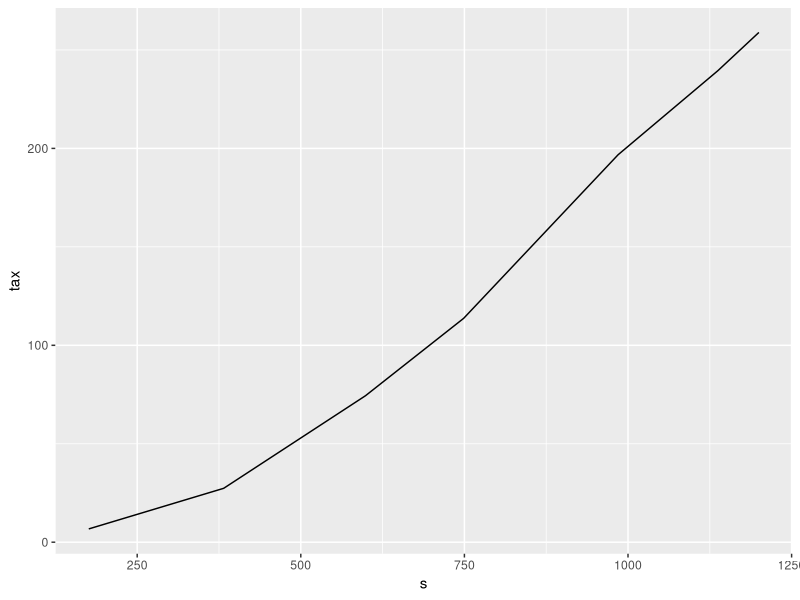
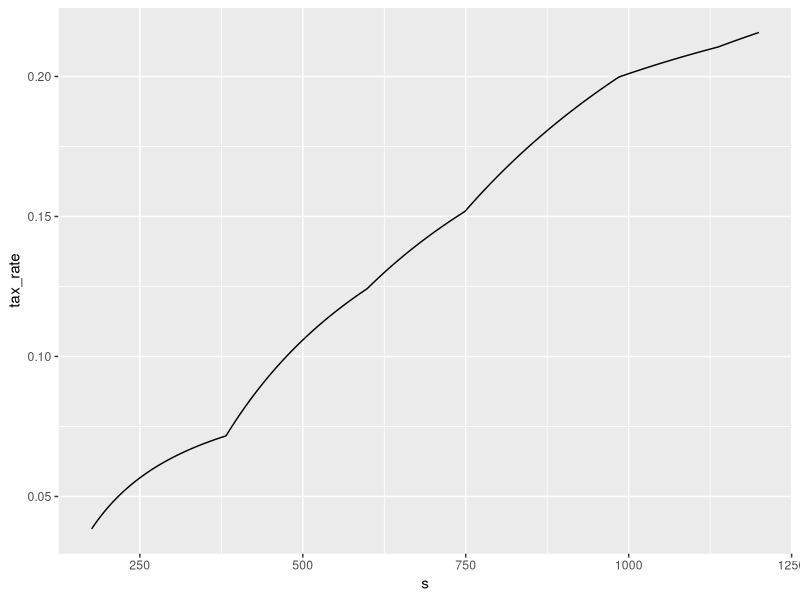

The R source for these figures, in order: (Note: this script raises an error after producing the figures.)
library(ggplot2)
library(plyr)
library(dplyr)

get.syotokuzei<-function(x){
  x<-x*10000
  tax<-0
  tax<-as.numeric(x>=1000)*as.numeric(x<1950000)*(x*0.05)
  tax<-tax+as.numeric(x>=1950000)*as.numeric(x<3300000)*(x*0.1-97500)
  tax<-tax+as.numeric(x>=3300000)*as.numeric(x<6950000)*(x*0.2-427500)
  tax<-tax+as.numeric(x>=6950000)*as.numeric(x<9000000)*(x*0.23-636000)
  tax<-tax+as.numeric(x>=9000000)*as.numeric(x<18000000)*(x*0.33-1536000)
  tax<-tax+as.numeric(x>=18000000)*(x*0.4-2796000)
  return(tax/10000)
}

get.kokuho<-function(x){
  x<-x*10000
  kokuho<-51200+15300
  kokuho<-kokuho+as.numeric(x>=330000)*as.numeric((x-330000)*0.1<810000)*(x-330000)*0.1
  kokuho<-kokuho+as.numeric(x>=330000)*as.numeric((x-330000)*0.1>=810000)*810000
  return(kokuho/10000)
}

total.tax.kokuho<-function(tax_df,syotoku,gensen_bunri,sinkoku_bunri){
  kokuho_kijyun<-tax_df[syotoku,]$s+sinkoku_bunri
  total_tax<-tax_df[syotoku,]$s*tax_df[syotoku,]$ttl_tax_rate+
    sinkoku_bunri*0.2015+
    tax_df[kokuho_kijyun,]$s*tax_df[kokuho_kijyun,]$kokuho_rate+
    gensen_bunri*0.2015
  total_tax
  
}

total.tax.kenpo<-function(tax_df,syotoku,gensen_bunri,sinkoku_bunri,kenpo,kosenenkin){
  total_tax<-tax_df[syotoku,]$s*tax_df[syotoku,]$ttl_tax_rate+
    sinkoku_bunri*0.2015+
    gensen_bunri*0.2015+
    kenpo+
    kosenenkin
  
  total_tax
  
}

get.aoiro_kojo<-function(){
  aoiro_kiso_kojo<-690000
  aioro_keihi<-(53500+2500+750+4000)*12
  aoiro_kojo<-aoiro_kiso_kojo+aioro_keihi
  aoiro_kojo
}

get.zei_kojo<-function(kokuho){
  kiso_kojo<-380000
  kojin_401k<-680000
  tyusyo_kyosai<-840000
  syakaihoken<-kokuho+179160
  seimeihoken<-50000
  zei_kojo<-get.aoiro_kojo()+kiso_kojo+kojin_401k+
    tyusyo_kyosai+syakaihoken+seimeihoken
  zei_kojo
}

get.jyumin_zei<-function(syotoku,kojo){
  jyumin_zei<-as.numeric(syotoku>=kojo)*(syotoku-kojo)*0.08
  jyumin_zei
}

aoiro.total.zei<-function(syotoku){
  syotoku<-syotoku*10000
  
  kokuho<-get.kokuho((syotoku-get.aoiro_kojo())/10000)*10000
  
  zei_kojo<-get.zei_kojo(kokuho)
  syotoku_zei<-get.syotokuzei((syotoku-zei_kojo)/10000)*10000
  
  jyumin_zei<-get.jyumin_zei(syotoku/10000,zei_kojo/10000)*10000
  
  total_zei<-(kokuho+syotoku_zei+jyumin_zei)/10000
  return(total_zei)
}

aoiro.total.zei.rate<-function(syotoku){
  return(aoiro.total.zei(syotoku)/syotoku)
}
syotoku<-500
aoiro.total.zei(syotoku)
aoiro.total.zei.rate(syotoku)

syotoku<-seq(1,1200,by=1)
tax_aoiro_ttl<-data.frame(s=syotoku,aoiro_tax=aoiro.total.zei(syotoku))
tax_aoiro_ttl$aoiro_tax_rate<-tax_aoiro_ttl$aoiro_tax/tax_aoiro_ttl$s

tax_aoiro_ttl %>% filter(aoiro_tax>6.7) %>% filter(aoiro_tax_rate<0.3) -> tax_aoiro_ttl

(gg_<-ggplot(tax_aoiro_ttl,aes(x=s,y=tax))+
   geom_line(data=tax_aoiro_ttl,aes(s,aoiro_tax)))

(gg_<-ggplot(tax_aoiro_ttl,aes(x=s,y=tax_rate))+
   geom_line(data=tax_aoiro_ttl,aes(s,aoiro_tax_rate)))

rm(syotoku,tax_aoiro_ttl,gg_,)

syotoku<-seq(1,2000,by=1)
tax<-get.syotokuzei(syotoku)
tax_df<-data.frame(s=syotoku,tax=tax)
tax_df$tax_rate<-tax_df$tax/tax_df$s
tax_df$ttl_tax_rate<-tax_df$tax_rate+0.08
rm(syotoku,tax)

(total.tax.kenpo(tax_df,570,100,110,50,50)-14)/1210
(total.tax.kenpo(tax_df,680,100,0,50,50)-14)/1210
(total.tax.kenpo(tax_df,670,0,110,50,50)-14-5)/1210

(gg_<-ggplot(tax_df,aes(x=s,y=tax))+
  geom_line(data=tax_df,aes(s,tax)))
(gg_<-ggplot(tax_df,aes(x=s,y=ttl_tax_rate))+
   geom_line(data=tax_df,aes(s,ttl_tax_rate)))
rm(gg_)

rm(tax_df,get.syotokuzei,get.jyumin_zei,get.kokuho,get.aoiro_kojo,get.zei_kojo,aoiro.total.zei,aoiro.total.zei.rate,total.tax.kenpo,total.tax.kokuho)
